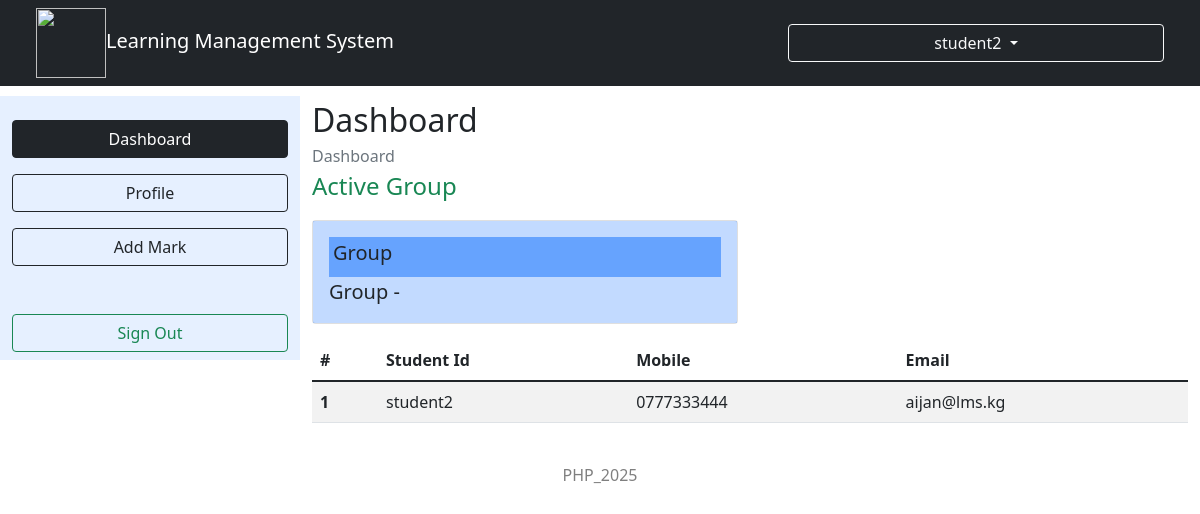
Page /Online_LMS/AccademicDash.php (signed in) on the committed database.
### tables this page shows
CREATE TABLE `user_has_group` (
  `user_username` VARCHAR(100) NOT NULL,
  `group_id` INT NOT NULL,
  
  PRIMARY KEY (`user_username`,`group_id`),
  CONSTRAINT `fk_uhg_user` FOREIGN KEY (`user_username`) REFERENCES `user`(`username`) ON DELETE CASCADE ON UPDATE CASCADE,
  CONSTRAINT `fk_uhg_group` FOREIGN KEY (`group_id`) REFERENCES `group`(`id`) ON DELETE CASCADE ON UPDATE CASCADE
);

CREATE TABLE `user` (
  `username` VARCHAR(100) NOT NULL,
  `first_name` VARCHAR(100) NOT NULL,
  `last_name` VARCHAR(100) NOT NULL,
  `mobile` VARCHAR(20) NOT NULL,
  `email` VARCHAR(100) NOT NULL,
  `address_1` VARCHAR(255) DEFAULT NULL,
  `address_2` VARCHAR(255) DEFAULT NULL,
  `city_id` INT DEFAULT NULL,
  `password` VARCHAR(255) NOT NULL,
  `user_type_id` INT NOT NULL,
  `status_id` INT NOT NULL,
  `gender_id` INT NOT NULL,
  PRIMARY KEY (`username`),
  CONSTRAINT `fk_user_city` FOREIGN KEY (`city_id`) REFERENCES `city`(`id`) ON UPDATE CASCADE,
  CONSTRAINT `fk_user_type` FOREIGN KEY (`user_type_id`) REFERENCES `user_type`(`id`) ON UPDATE CASCADE,
  CONSTRAINT `fk_user_status` FOREIGN KEY (`status_id`) REFERENCES `status`(`id`) ON UPDATE CASCADE,
  CONSTRAINT `fk_user_gender` FOREIGN KEY (`gender_id`) REFERENCES `gender`(`id`) ON UPDATE CASCADE
);

### Online_LMS/AccademicDash.php (the view, shortened to what this page needs)
<!DOCTYPE html>
<html lang="en">
<head>
  <link rel="stylesheet" href="bootstrap.css" />
  <link rel="stylesheet" href="style.css" />
</head>
<body>
  <div class="container-fluid">
    <div class="row">
      <nav class="navbar navbar-light navbar-expand-lg bg-dark fixed-top">
        <div class="container-fluid">
          <div class="col-4">
            <a href="#" class="navbar-brand text-white"><img src="system.png" class="icon2" />Learning Management System</a>
          </div>
          <div class="btn-group col-lg-4">
            <button type="button" class="btn btn-outline-light dropdown-toggle" data-bs-toggle="dropdown" aria-haspopup="true" aria-expanded="false">
              <label class="fs-6"><?php echo ($_SESSION["u"]) ?></label>
            </button>
          </div>
        </div>
      </nav>
      <div class="col-4 col-lg-3 mt-5">
        <div class="row bg-primary bg-opacity-10 mt-5">
          <div class="col-12 mt-4">
            <form action="AccademicDash.php">
              <button class="btn btn-outline-dark col-12 active" type="submit">Dashboard</button>
            </form>
          </div>
          <div class="col-12 mt-3">
            <form action="ProfileAccademic.php">
              <button class="btn btn-outline-dark col-12" type="submit">Profile</button>
            </form>
          </div>
          <div class="col-12 mt-3">
            <form action="ResultView.php">
              <button class="btn btn-outline-dark col-12" type="submit">Add Mark</button>
            </form>
          </div>
          <div class="col-12 mt-5 mb-2">
            <form action="SignOut.php">
              <button class="btn btn-outline-success col-12" type="submit">Sign Out</button>
            </form>
          </div>
        </div>
      </div>
      <div class="col-8 col-lg-9 mt-5">
        <div class="row">
          <div class="">
            <label class="fs-2">Dashboard</label>
          </div>
          <div class="">
            <label class="fs-6 text-secondary">Dashboard</label>
          </div>
          <div class="col-12">
            <div class="row">
              <div class="col-12">
                <label class="fs-4 text-success">Active Group</label>
              </div>
              <?php
              $connection = new mysqli("localhost", "root", "", "online_lms");
              $table = $connection->query("SELECT * FROM `user_has_group` WHERE `user_username`='" . $_SESSION["u"] . "'");
              if ($table->num_rows) {
                for ($i = 0; $i < $table->num_rows; $i++) {
                  $row = $table->fetch_assoc();
                  $table2 = $connection->query("SELECT * FROM `group` WHERE `id`='" . $row["group_id"] . "'");
                  $row2 = $table2->fetch_assoc();
                  $group = $row2["name"];
              ?>
                  <div class="col-sm-6 mt-3">
                    <div class="card">
                      <div class="card-body bg-opacity-25 bg-primary">
                        <div class="bg-primary bg-opacity-50 p-1">
                          <h5 class="card-title">Group</h5>
                        </div>
                        <p class="card-text fs-5">Group - <?php echo ($group) ?></p>
                      </div>
                    </div>
                  </div>
              <?php
                }
              }
              ?>
            </div>
          </div>
          <div class="mt-3">
            <table class="table table-striped">
              <thead>
                <tr>
                  <th scope="col">#</th>
                  <th scope="col">Student Id</th>
                  <th scope="col">Mobile</th>
                  <th scope="col">Email</th>
                </tr>
              </thead>
              <tbody>
                <?php
                $table4 = $connection->query("SELECT * FROM `user_has_group` WHERE `user_username`='" . $_SESSION["u"] . "'");
                if ($table4->num_rows) {
                  $row4 = $table4->fetch_assoc();
                  $group = $row4["group_id"];
                  $table = $connection->query("SELECT * FROM `user` INNER JOIN `user_has_group` ON
                  `user`.`username`=`user_has_group`.`user_username` WHERE `user`.`user_type_id`='3' AND `user_has_group`.`group_id`='" . $group . "'");
                  if ($table->num_rows) {
                    for ($i = 0; $i < $table->num_rows; $i++) {
                      $row = $table->fetch_assoc();
                ?>
                      <tr>
                        <th scope="row"><?php echo ($i + 1) ?></th>
                        <td><?php echo ($row["username"]) ?></td>
                        <td><?php echo ($row["mobile"]) ?></td>
                        <td><?php echo ($row["email"]) ?></td>
                      </tr>
                <?php
                    }
                  } else {
                    echo ("No Student");
                  }
                }
                ?>
              </tbody>
            </table>
          </div>
        </div>
      </div>
    </div>
    <div class="col-12 text-center text-black-50 mt-4 mb-2">
      <label>PHP_2025</label>
    </div>
  </div>
</body>
</html>

### Online_LMS/style.css (style rules this page uses)
.icon2 { width: 70px; height: 70px; }

### rows in the picture
user_has_group: user_username.username "student2", user_username.mobile "0777333444", user_username.email "aijan@lms.kg"

### other values in the picture
$_SESSION["u"] "student2"
